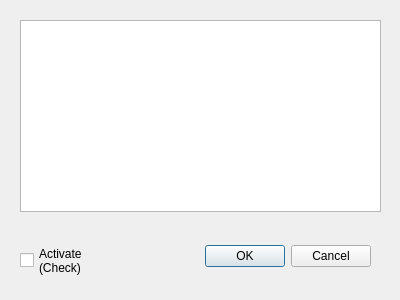
<?xml version="1.0" encoding="UTF-8"?>
<ui version="4.0">
 <class>burgerVille</class>
 <widget class="QDialog" name="burgerVille">
  <property name="geometry">
   <rect>
    <x>0</x>
    <y>0</y>
    <width>400</width>
    <height>300</height>
   </rect>
  </property>
  <property name="windowTitle">
   <string>burgerVille</string>
  </property>
  <widget class="QDialogButtonBox" name="buttonBox">
   <property name="geometry">
    <rect>
     <x>30</x>
     <y>240</y>
     <width>341</width>
     <height>32</height>
    </rect>
   </property>
   <property name="orientation">
    <enum>Qt::Horizontal</enum>
   </property>
   <property name="standardButtons">
    <set>QDialogButtonBox::Cancel|QDialogButtonBox::Ok</set>
   </property>
  </widget>
  <widget class="QTextBrowser" name="txtFeedback">
   <property name="geometry">
    <rect>
     <x>20</x>
     <y>20</y>
     <width>361</width>
     <height>192</height>
    </rect>
   </property>
  </widget>
  <widget class="QCheckBox" name="chkActivate">
   <property name="geometry">
    <rect>
     <x>20</x>
     <y>240</y>
     <width>97</width>
     <height>41</height>
    </rect>
   </property>
   <property name="text">
    <string>Activate
(Check)</string>
   </property>
  </widget>
 </widget>
 <resources/>
 <connections>
  <connection>
   <sender>buttonBox</sender>
   <signal>accepted()</signal>
   <receiver>burgerVille</receiver>
   <slot>accept()</slot>
   <hints>
    <hint type="sourcelabel">
     <x>248</x>
     <y>254</y>
    </hint>
    <hint type="destinationlabel">
     <x>157</x>
     <y>274</y>
    </hint>
   </hints>
  </connection>
  <connection>
   <sender>buttonBox</sender>
   <signal>rejected()</signal>
   <receiver>burgerVille</receiver>
   <slot>reject()</slot>
   <hints>
    <hint type="sourcelabel">
     <x>316</x>
     <y>260</y>
    </hint>
    <hint type="destinationlabel">
     <x>286</x>
     <y>274</y>
    </hint>
   </hints>
  </connection>
 </connections>
</ui>
